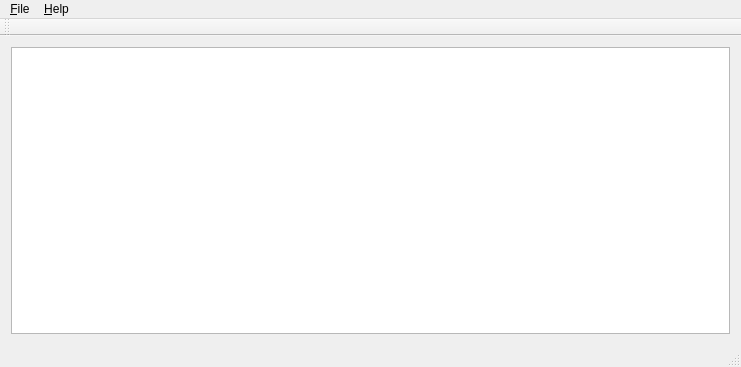
<?xml version="1.0" encoding="UTF-8"?>
<ui version="4.0">
 <class>MainWindow</class>
 <widget class="QMainWindow" name="MainWindow">
  <property name="geometry">
   <rect>
    <x>0</x>
    <y>0</y>
    <width>741</width>
    <height>367</height>
   </rect>
  </property>
  <property name="windowTitle">
   <string>MainWindow</string>
  </property>
  <widget class="QWidget" name="centralWidget">
   <layout class="QGridLayout" name="gridLayout">
    <item row="0" column="0">
     <widget class="QTableWidget" name="tableWidget"/>
    </item>
   </layout>
  </widget>
  <widget class="QMenuBar" name="menuBar">
   <property name="geometry">
    <rect>
     <x>0</x>
     <y>0</y>
     <width>741</width>
     <height>21</height>
    </rect>
   </property>
   <widget class="QMenu" name="menu_File">
    <property name="title">
     <string>&amp;File</string>
    </property>
    <addaction name="action_Add_new"/>
    <addaction name="separator"/>
    <addaction name="action_Quit"/>
   </widget>
   <widget class="QMenu" name="menu_Help">
    <property name="title">
     <string>&amp;Help</string>
    </property>
    <addaction name="action_About"/>
   </widget>
   <addaction name="menu_File"/>
   <addaction name="menu_Help"/>
  </widget>
  <widget class="QToolBar" name="mainToolBar">
   <attribute name="toolBarArea">
    <enum>TopToolBarArea</enum>
   </attribute>
   <attribute name="toolBarBreak">
    <bool>false</bool>
   </attribute>
  </widget>
  <widget class="QStatusBar" name="statusBar"/>
  <action name="action_Add_new">
   <property name="text">
    <string>&amp;Add new</string>
   </property>
   <property name="shortcut">
    <string>Ctrl+N</string>
   </property>
  </action>
  <action name="action_Quit">
   <property name="text">
    <string>&amp;Quit</string>
   </property>
   <property name="shortcut">
    <string>Ctrl+Q</string>
   </property>
  </action>
  <action name="action_About">
   <property name="text">
    <string>&amp;About</string>
   </property>
   <property name="shortcut">
    <string>F1</string>
   </property>
  </action>
 </widget>
 <layoutdefault spacing="6" margin="11"/>
 <resources/>
 <connections/>
</ui>
